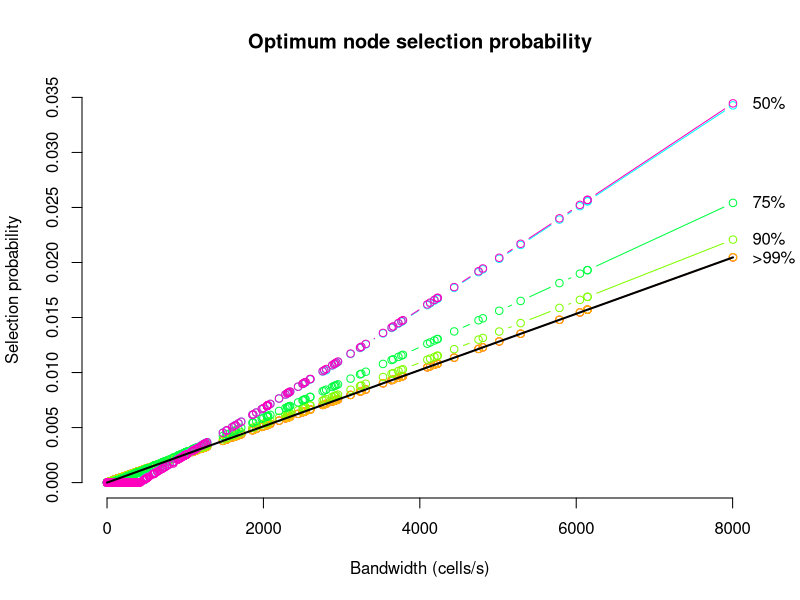
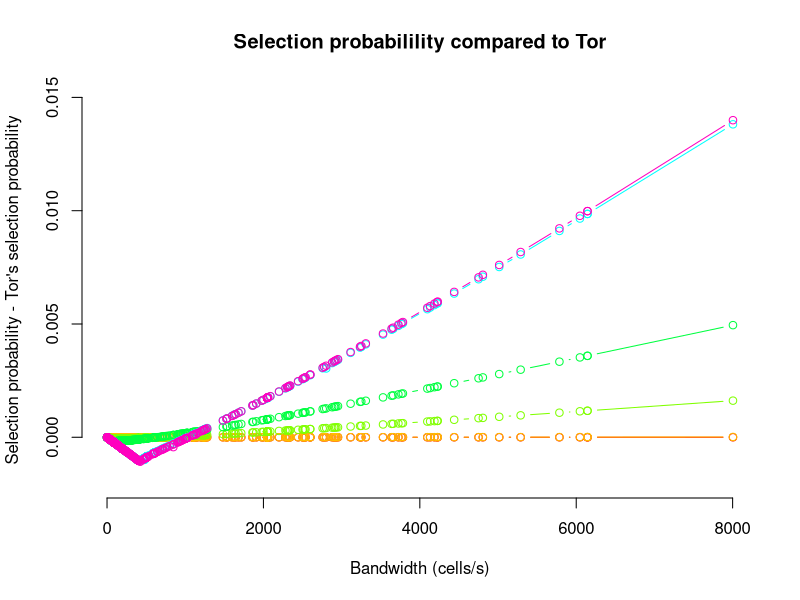

Source code (R) for these figures, in order:
## Load in data files
t1 = read.table("opt_1e-6.pickle.dat", header=TRUE)
t2 = read.table("opt_1e-3.pickle.dat", header=TRUE)
t3 = read.table("opt_1e-1.pickle.dat", header=TRUE)
t4 = read.table("opt_0.75.pickle.dat", header=TRUE)
t5 = read.table("opt_0.5.pickle.dat", header=TRUE)
t6 = read.table("opt_0.25.pickle.dat", header=TRUE)
t7 = read.table("opt_0.1.pickle.dat", header=TRUE)
tt = read.table("opt_tor.pickle.dat", header=TRUE)

## Calculate selection probabilties that Tor uses
o = t1$bw/sum(t1$bw)

#plot(t1$bw, cumsum(t1$prob), col="red", type="l")
#lines(t1$bw, cumsum(t2$prob), col="pink")
#lines(t1$bw, cumsum(t3$prob), col="blue")
#lines(t1$bw, cumsum(t4$prob), col="orange")
#lines(t1$bw, cumsum(t5$prob), col="purple")
#lines(t1$bw, cumsum(tt$prob))

## Plot probabiltieis
pdf("optimum-selection-probabilities.pdf")
col <- rainbow(8)
 plot(t1$bw, t1$prob, col=col[1], type="b", ylim=c(0,0.035),xlab="Bandwidth (cells/s)",
      ylab="Selection probability", frame.plot=FALSE)
lines(t1$bw, t2$prob, col=col[2], type="b")
lines(t1$bw, t3$prob, col=col[3], type="b")
lines(t1$bw, t4$prob, col=col[4], type="b")
lines(t1$bw, t5$prob, col=col[5], type="b")

## These are too messy
##lines(t1$bw, t6$prob, col=col[6], type="b")
##lines(t1$bw, t7$prob, col=col[7], type="b")

lines(t1$bw, tt$prob,col=col[8], type="b")
lines(t1$bw, o, type="l", lwd=2)

## Annotate graph
title(main="Optimum node selection probability")
x <- rep(8254.383, 4)
y <- c(0.03453717, 0.02553347, 0.02219589, 0.02048830)
par(xpd=TRUE)
text(x,y,c("50%", "75%", "90%", ">99%"), adj=c(0,0.5))
dev.off()

## Plot probabilities relative to what Tor does
pdf("relative-selection-probabilities.pdf")
 plot(t1$bw, t1$prob-o, col=col[1], type="b", xlab="Bandwidth (cells/s)",
      ylab="Selection probability - Tor's selection probability", frame.plot=FALSE, ylim=c(-0.002,0.015))
lines(t1$bw, t2$prob-o, col=col[2], type="b")
lines(t1$bw, t3$prob-o, col=col[3], type="b")
lines(t1$bw, t4$prob-o, col=col[4], type="b")
lines(t1$bw, t5$prob-o, col=col[5], type="b")
lines(t1$bw, tt$prob-o,col=col[8], type="b")
title(main="Selection probabilility compared to Tor")
dev.off()
